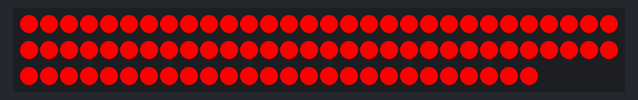
The sketch below on a simulated ATtiny85, built with avr-gcc and run on an emulated ATtiny85. Shown: 86 RGB LEDs in strip order, left to right, continuing on the next row. Dim RGB values are drawn brighter than linear.

Above: at 0.1 s.
At 19.2 s:
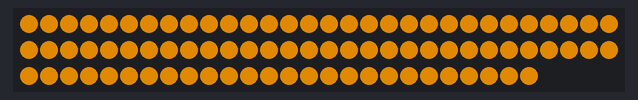
At 28.3 s:
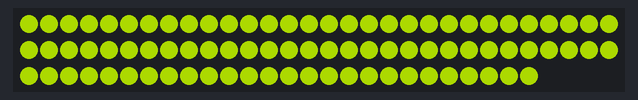
At 38.3 s:
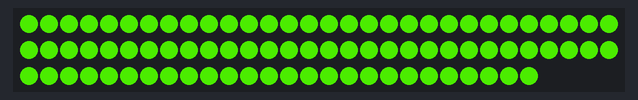

The sketch:

BouleNoel2024B02.ino
```cpp
  // BouleNoel2024B02
  // Multicolor progessif
  // ATtiny85
  // Ring 12 LEDs
  // claude.dufourmont@laposte.net
  // https://www.youtube.com/c/ClaudeDufourmont
  // https://github.com/claudiusmarius

  #include <Adafruit_NeoPixel.h>
  #define PIN 0                // Pin de sortie pour les NeoPixels
  #define NUM_LEDS 86        // Nombre de LEDs
  #define TOTAL_STEPS 100       // Nombre de variations pour le dégradé
  #define DELAY_TIME 1000     // Temps d'attente en millisecondes pour chaque étape
  #define BRIGHTNESS_FACTOR 1 // Facteur de luminosité (réglable entre 0.0 et 1.0)

  Adafruit_NeoPixel strip = Adafruit_NeoPixel(NUM_LEDS, PIN, NEO_GRB + NEO_KHZ800);

  void setup()
  {
  strip.begin();
  strip.show(); // Initialise toutes les LEDs à 'off'
  }

  void loop()
  {
  for (int step = 0; step < TOTAL_STEPS * 2; step++)
  {
  int currentStep = (step < TOTAL_STEPS) ? step : (TOTAL_STEPS * 2 - 1 - step);
  uint32_t color = getColor(currentStep, TOTAL_STEPS);
  for (int i = 0; i < NUM_LEDS; i++)
  {
  strip.setPixelColor(i, color); // Applique la couleur avec le facteur de luminosité
  }
  strip.show();
  delay(DELAY_TIME); // Attente avant de passer à la couleur suivante
  }
  }

  // Fonction pour calculer la couleur intermédiaire en fonction de l'étape avec luminosité réduite
  uint32_t getColor(int step, int totalSteps)
  {
  float phase = (float)step / totalSteps;

  // Calcul des couleurs intermédiaires rouge -> vert -> bleu
  int r = (phase < 0.5) ? 255 * (1 - 2 * phase) : 0;  // Rouge diminue dans la première moitié
  int g = (phase < 0.5) ? 255 * 2 * phase : 255 * (1 - 2 * (phase - 0.5));  // Vert augmente puis diminue
  int b = (phase > 0.5) ? 255 * 2 * (phase - 0.5) : 0;  // Bleu augmente dans la deuxième moitié

  // Application du facteur de luminosité
  r *= BRIGHTNESS_FACTOR;
  g *= BRIGHTNESS_FACTOR;
  b *= BRIGHTNESS_FACTOR;

  return strip.Color(r, g, b);
  }
```
